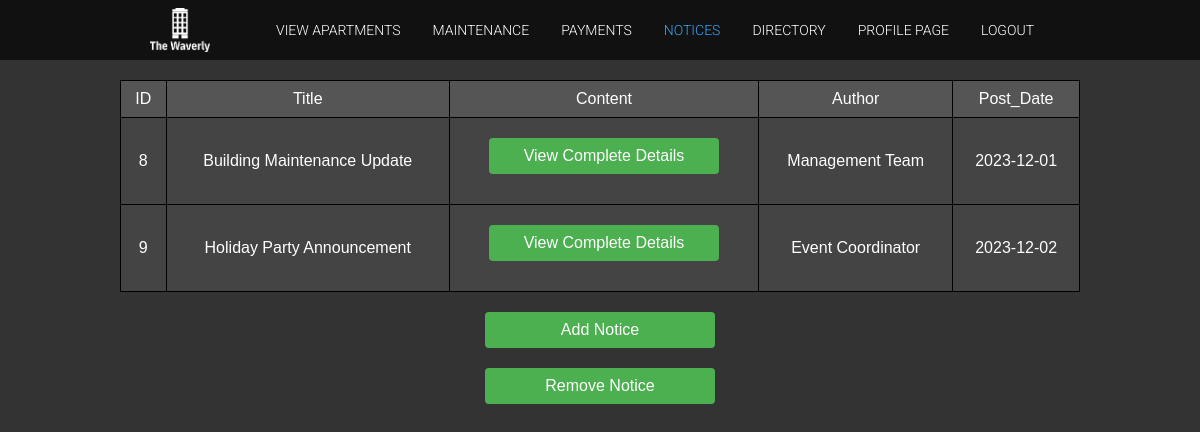
Page /phpproject01/notices.php (signed in) on the committed database.
### tables this page shows
CREATE TABLE `notices` (
  `notice_id` int(11) NOT NULL,
  `title` text NOT NULL,
  `content` text NOT NULL,
  `author` text NOT NULL,
  `post_date` date NOT NULL
);

### phpproject01/notices.php (the view, shortened to what this page needs)
<?php
include 'includes/dbh.inc.php';
include_once 'header.php';
include_once 'footer.php';
$query = "SELECT * FROM notices";
$result = mysqli_query($conn, $query);
$notices = mysqli_fetch_all($result, MYSQLI_ASSOC);
?>
<!DOCTYPE html>
<html lang="en">
<head>
</head>
<body>
<table>
    <thead>
        <tr>
	    <th>ID</th>
            <th>Title</th>
            <th>Content</th>
            <th>Author</th>
            <th>Post_Date</th>
        </tr>
    </thead>
    <tbody>
        <?php foreach ($notices as $notices): ?>
        <tr>
            <td><?php echo $notices['notice_id']; ?></td>
            <td><?php echo $notices['title']; ?></td>
            <td><a href="view_notice.php?id=<?php echo $notices['notice_id']; ?>" class="notice-btn">View Complete Details</a></td>
            <td><?php echo $notices['author']; ?></td>
            <td><?php echo $notices['post_date']; ?></td>
        </tr>
        <?php endforeach; ?>
    </tbody>
</table>
<?php
if (isset($_SESSION['role']) && $_SESSION['role'] == 'management') {
	echo '<a href="add_notices.php" class="notice-btn">Add Notice</a>';
	echo '<a href="remove_notices.php" class="notice-btn">Remove Notice</a>';
}
?>
</body>
</html>

### phpproject01/css/style.css (style rules this page uses)
body { background-color: #333333; }

### phpproject01/notices.php (style rules this page uses)
body { font-family: Arial, sans-serif; background-color: #333333; }
table { width: 80%; max-width: 1200px; margin: 20px auto; border-collapse: collapse; background-color: #333; }
thead th { padding: 10px; border: 1px solid black; background-color: #555; }
tbody td { padding: 10px; border: 1px solid black; background-color: #444; }
table, thead, tbody, th, td, tr { text-align: center; color: white; }
.notice-btn { display: block; width: 200px; margin: 10px auto 20px; padding: 10px 15px; text-align: center; background-color: #4CAF50; color: white; border-radius: 4px; text-decoration: none; transition: background-color 0.3s ease; }
thead th, tbody td { vertical-align: middle; }

### rows in the picture
notices: notice_id "8", title "Building Maintenance Update", author "Management Team", post_date "2023-12-01"
notices: notice_id "9", title "Holiday Party Announcement", author "Event Coordinator", post_date "2023-12-02"
